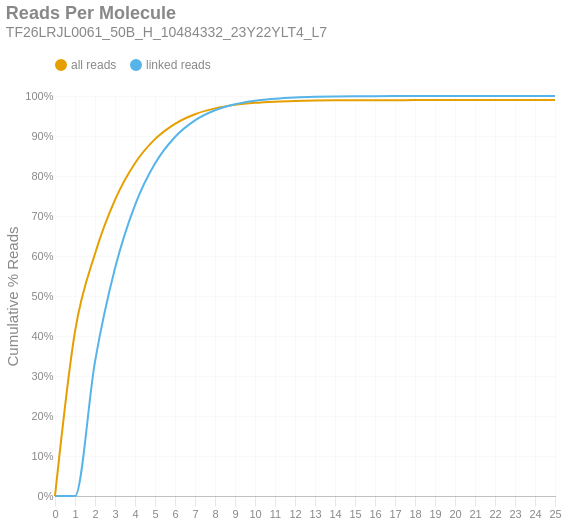

The notebook cell this image was saved under:
### Markdown cell above
### Reads per Molecule
This chart shows the cumulative distribution of the number of reads per linked molecule. That is, how many alignments are associated with a unique molecule. This excludes the number of reads associated with invalid or absent linked-read barcodes. The `linked` histogram is the percentages recalculated when disregarding singletons.

### Code cell
if SKIPLR:
    print_html(f"Skipped")
else:
    counts = np.bincount(valids['reads'].cast(pl.Int64).to_numpy())
    weighted = counts * np.arange(len(counts))
    all_perc = weighted / n_reads
    linked_perc = weighted / n_linked_reads
    linked_perc[1] = 0
    binned_df = pl.DataFrame({
        'readsper': list(range(len(counts))),
        'all reads (cumsum)': np.cumsum(all_perc).tolist(),
        'linked reads (cumsum)': np.cumsum(linked_perc).tolist(),
    })

    with SafeRender(binned_df):
        (
            density_plot(binned_df, 'Reads Per Molecule', samplename, 'readspmol')
            .encode(
                x=alt.X('readsper:O', title=None).axis(labelAngle=0).scale(padding=0),
                y=alt.Y('value:Q', title='Cumulative % Reads').axis(format='%').stack(False),
                color=alt.Color("key:N").scale(domain=["all reads", "linked reads"]),
                tooltip=[
                    alt.Tooltip("key:N", title="Data Type"),
                    alt.Tooltip("readsper:O", title="Reads Per Molecule"),
                    alt.Tooltip("value:Q", format=".2%", title="% Reads (Cum.)")
                ]            
            )
        ).display()

### Figure 1 — Vega-Lite specification as saved in the notebook (floating-point values rounded to 4 significant figures)
{"width": "container", "height": 400, "config": {"title": {"anchor": "start", "dy": -15, "fontSize": 18, "color": "#888888", "subtitleColor": "#888888", "subtitleFontSize": 14}, "arc": {"fill": "#0072B2"}, "axis": {"domainColor": "#888888", "domainWidth": 0.5, "gridWidth": 0.2, "grid": false, "titleFontWeight": 400, "titleFontSize": 15, "labelFontSize": 11, "labelColor": "#888888", "tickColor": "#888888", "tickWidth": 0.2, "titleColor": "#888888"}, "axisBand": {"grid": false}, "axisX": {"grid": true, "tickSize": 10, "domainCap": "round"}, "axisY": {"domain": false, "grid": true, "tickSize": 0, "domainCap": "round"}, "background": "transparent", "header": {"labelFontSize": 15, "labelColor": "#888888", "titleFontSize": 15, "titleFontWeight": 600, "titleColor": "#888888"}, "legend": {"labelFont": "sans-serif", "labelFontSize": 12, "labelColor": "#888888", "symbolSize": 100, "symbolType": "circle", "titleFontSize": 12, "titlePadding": 10, "titleColor": "#888888", "title": null, "orient": "top"}, "range": {"category": ["#E69F00", "#56B4E9", "#009E73", "#F0E442", "#0072B2", "#D55E00", "#CC79A7", "#000000"], "diverging": ["#cfe8f3", "#a2d4ec", "#73bfe2", "#46abdb", "#1696d2", "#12719e"]}, "area": {"fill": "#0072B2", "fillOpacity": 0.7, "line": true, "strokeOpacity": 0.7}, "line": {"color": "#0072B2", "stroke": "#0072B2", "strokeWidth": 2}, "trail": {"color": "#0072B2", "stroke": "#0072B2", "strokeWidth": 0, "size": 1}, "point": {"filled": true, "fillOpacity": 1.0, "size": 95}, "text": {"color": "#888888", "fontSize": 11, "align": "right", "fontWeight": 400, "size": 11}, "bar": {"fill": "#0072B2", "stroke": null}, "view": {"stroke": null, "continuousWidth": 660, "continuousHeight": 400}}, "data": {"name": "data-9fb78d767a26388d860b3eb5e04b9722"}, "mark": {"type": "line", "interpolate": "monotone", "point": {"opacity": 0, "size": 275}}, "encoding": {"color": {"field": "key", "scale": {"domain": ["all reads", "linked reads"]}, "type": "nominal"}, "tooltip": [{"field": "key", "title": "Data Type", "type": "nominal"}, {"field": "readsper", "title": "Reads Per Molecule", "type": "ordinal"}, {"field": "value", "format": ".2%", "title": "% Reads (Cum.)", "type": "quantitative"}], "x": {"axis": {"labelAngle": 0}, "field": "readsper", "scale": {"padding": 0}, "title": null, "type": "ordinal"}, "y": {"axis": {"format": "%"}, "field": "value", "stack": false, "title": "Cumulative % Reads", "type": "quantitative"}}, "params": [{"name": "param_c36ac31b6afebe62", "select": {"type": "point", "fields": ["key"]}, "bind": "legend"}], "title": {"text": "Reads Per Molecule", "subtitle": "TF26LRJL0061_50B_H_10484332_23Y22YLT4_L7"}, "transform": [{"fold": ["all reads (cumsum)", "linked reads (cumsum)"]}, {"calculate": "replace(datum.key, ' (cumsum)', '')", "as": "key"}, {"filter": {"param": "param_c36ac31b6afebe62"}}], "usermeta": {"embedOptions": {"downloadFileName": "TF26LRJL0061_50B_H_10484332_23Y22YLT4_L7.readspmol"}}, "$schema": "https://vega.github.io/schema/vega-lite/v6.4.1.json", "datasets": {"data-9fb78d767a26388d860b3eb5e04b9722": [{"readsper": 0, "all reads (cumsum)": 0.0, "linked reads (cumsum)": 0.0}, {"readsper": 1, "all reads (cumsum)": 0.4113, "linked reads (cumsum)": 0.0}, {"readsper": 2, "all reads (cumsum)": 0.6057, "linked reads (cumsum)": 0.336}, {"readsper": 3, "all reads (cumsum)": 0.7405, "linked reads (cumsum)": 0.5692}, {"readsper": 4, "all reads (cumsum)": 0.832, "linked reads (cumsum)": 0.7273}, {"readsper": 5, "all reads (cumsum)": 0.8921, "linked reads (cumsum)": 0.8312}, {"readsper": 6, "all reads (cumsum)": 0.9305, "linked reads (cumsum)": 0.8975}, {"readsper": 7, "all reads (cumsum)": 0.9545, "linked reads (cumsum)": 0.9391}, {"readsper": 8, "all reads (cumsum)": 0.9691, "linked reads (cumsum)": 0.9643}, {"readsper": 9, "all reads (cumsum)": 0.9778, "linked reads (cumsum)": 0.9794}, {"readsper": 10, "all reads (cumsum)": 0.9829, "linked reads (cumsum)": 0.9882}, {"readsper": 11, "all reads (cumsum)": 0.9859, "linked reads (cumsum)": 0.9932}, {"readsper": 12, "all reads (cumsum)": 0.9876, "linked reads (cumsum)": 0.9963}, {"readsper": 13, "all reads (cumsum)": 0.9886, "linked reads (cumsum)": 0.998}, {"readsper": 14, "all reads (cumsum)": 0.9891, "linked reads (cumsum)": 0.9989}, {"readsper": 15, "all reads (cumsum)": 0.9894, "linked reads (cumsum)": 0.9994}, {"readsper": 16, "all reads (cumsum)": 0.9896, "linked reads (cumsum)": 0.9996}, {"readsper": 17, "all reads (cumsum)": 0.9896, "linked reads (cumsum)": 0.9998}, {"readsper": 18, "all reads (cumsum)": 0.9897, "linked reads (cumsum)": 0.9999}, {"readsper": 19, "all reads (cumsum)": 0.9897, "linked reads (cumsum)": 0.9999}, {"readsper": 20, "all reads (cumsum)": 0.9897, "linked reads (cumsum)": 1.0}, {"readsper": 21, "all reads (cumsum)": 0.9897, "linked reads (cumsum)": 1.0}, {"readsper": 22, "all reads (cumsum)": 0.9898, "linked reads (cumsum)": 1.0}, {"readsper": 23, "all reads (cumsum)": 0.9898, "linked reads (cumsum)": 1.0}, {"readsper": 24, "all reads (cumsum)": 0.9898, "linked reads (cumsum)": 1.0}, {"readsper": 25, "all reads (cumsum)": 0.9898, "linked reads (cumsum)": 1.0}]}}
